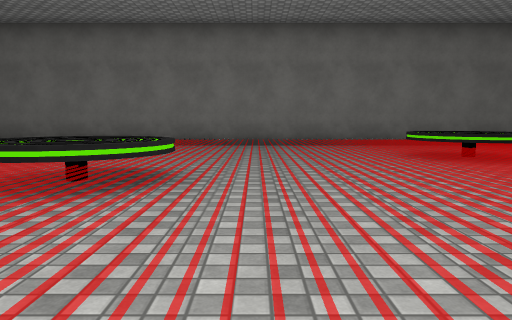
View 1 (above)

15 first-person views from a walk through a Unity game level. The camera is 1.2 m above the floor, tilts 6° down and sees 70° across. The floor is counted in squares, 2 m on a side. Each view is taken from the middle of a square. On the plan, view 1 faces up. The plan holds only what a view shows up to about 10 squares ahead; the rest is blank. The player character is not drawn. Surface patterns are stand-ins for the level's own textures.

View 2
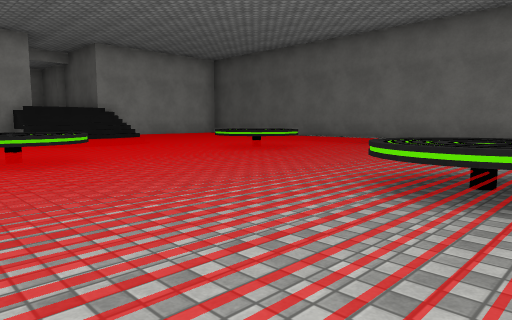

View 3
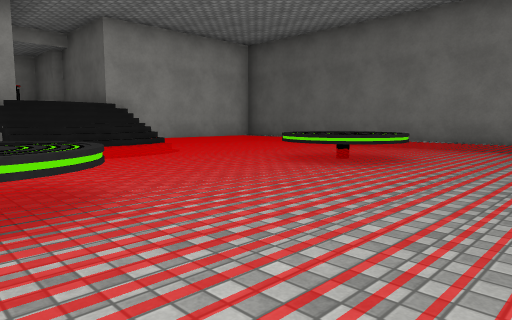

View 4
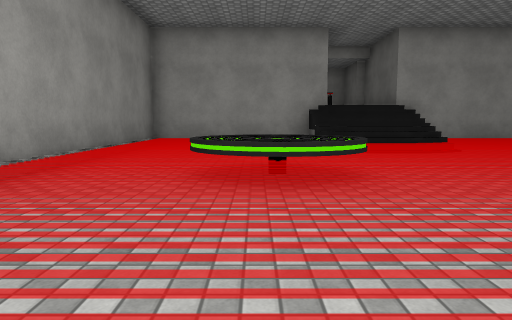

View 5
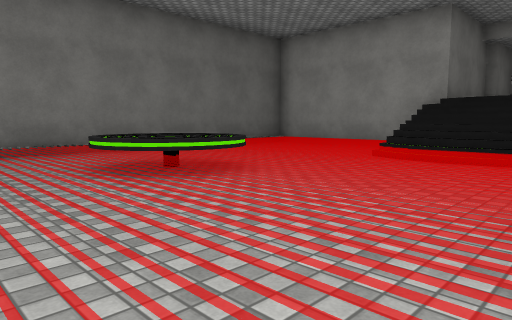

View 6
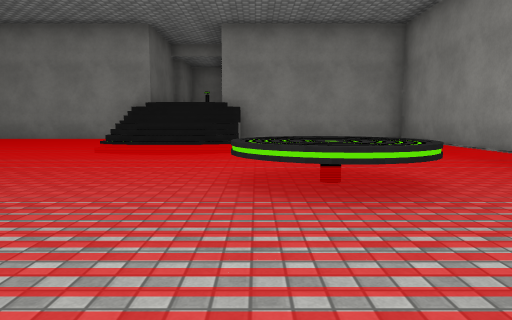

View 7
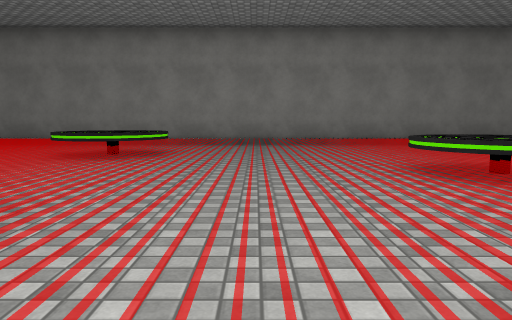

View 8
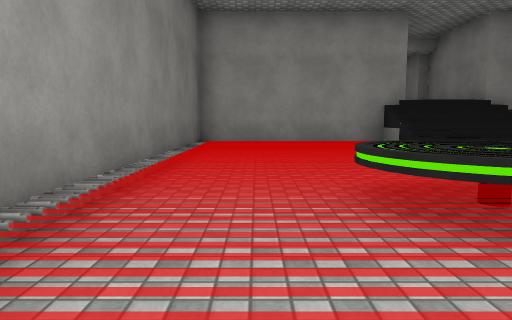

View 9
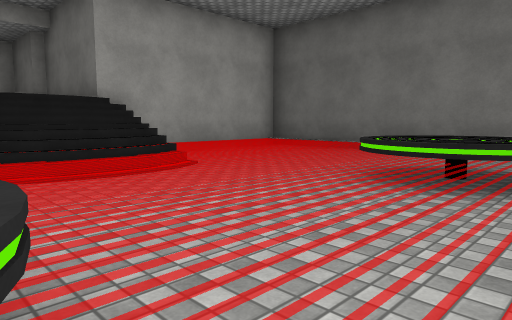

View 10
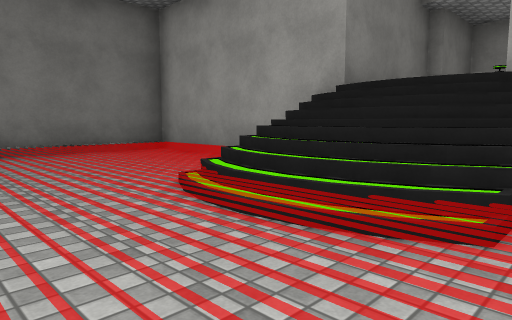

View 11
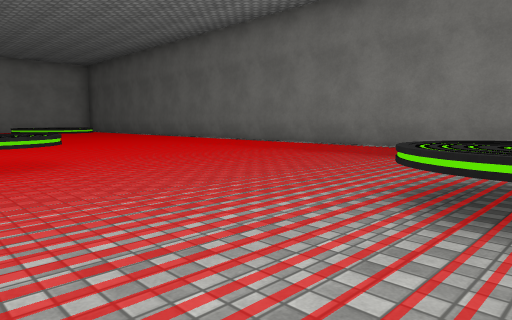

View 12
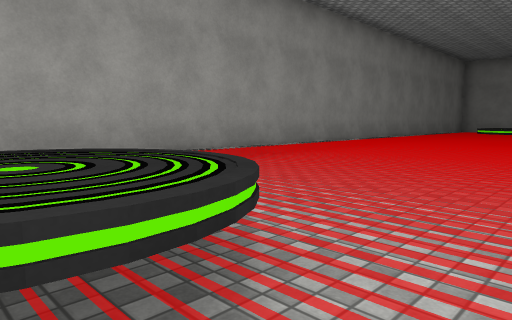

View 13
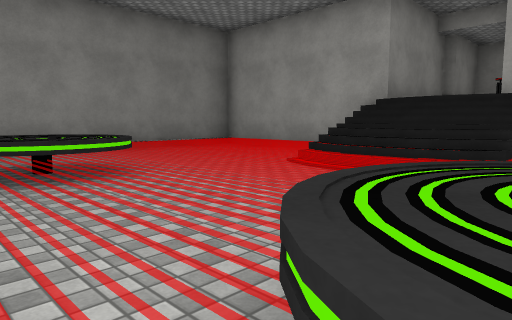

View 14
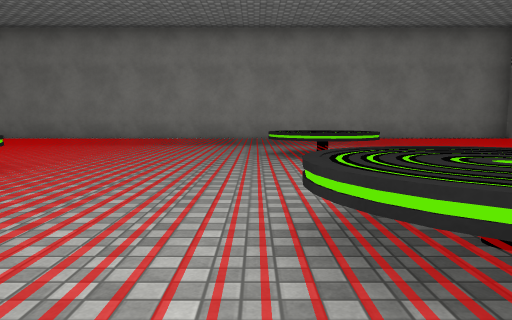

View 15
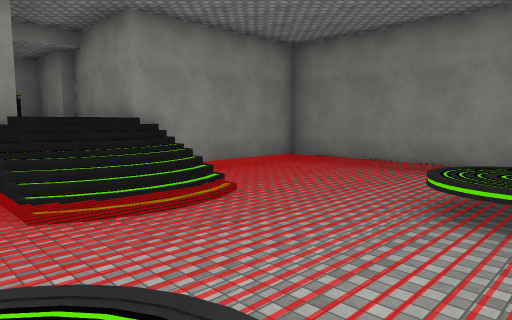

### Floor plan
Key: @ floor where view 1 was taken; # wall or solid block; . main floor; : floor 0.25 m higher than the main floor; + floor 0.5 m higher than the main floor; / step, stairs or slope; = window, fence, low wall or low ledge.
Columns run from 17 left of view 1 to 14 right of it. Each row starts with its distance up from view 1.
 10       =====#===============
  9     ##/////////////////////#
  8     #//////////////////////#
  7     #////=//////////=//////#
  6     #/////./////////../////#
  5 #####//////////////////////####
  4      /:////////==////////+/    #
  3 ##   //////////=///////////   ##
  2     #////=//////////=//////#
  1     #/////./////////../////#
  0     #////////////@/////////#
 -1     #//////////////////////#
 -2     #######################

Positions as (right, up) in squares from view 1, and headings:
1: (0, 0), facing up
2: (-1, 0), facing up-left
3: (-4, 1), facing up-left
4: (-3, 1), facing left
5: (1, 2), facing up-right
6: (0, 2), facing right
7: (1, 8), facing down
8: (1, 8), facing right
9: (-6, 2), facing up-left
10: (5, 2), facing up-right
11: (4, 3), facing up-left
12: (4, 3), facing down-left
13: (-6, 6), facing down-left
14: (-6, 8), facing down
15: (3, 6), facing down-right
